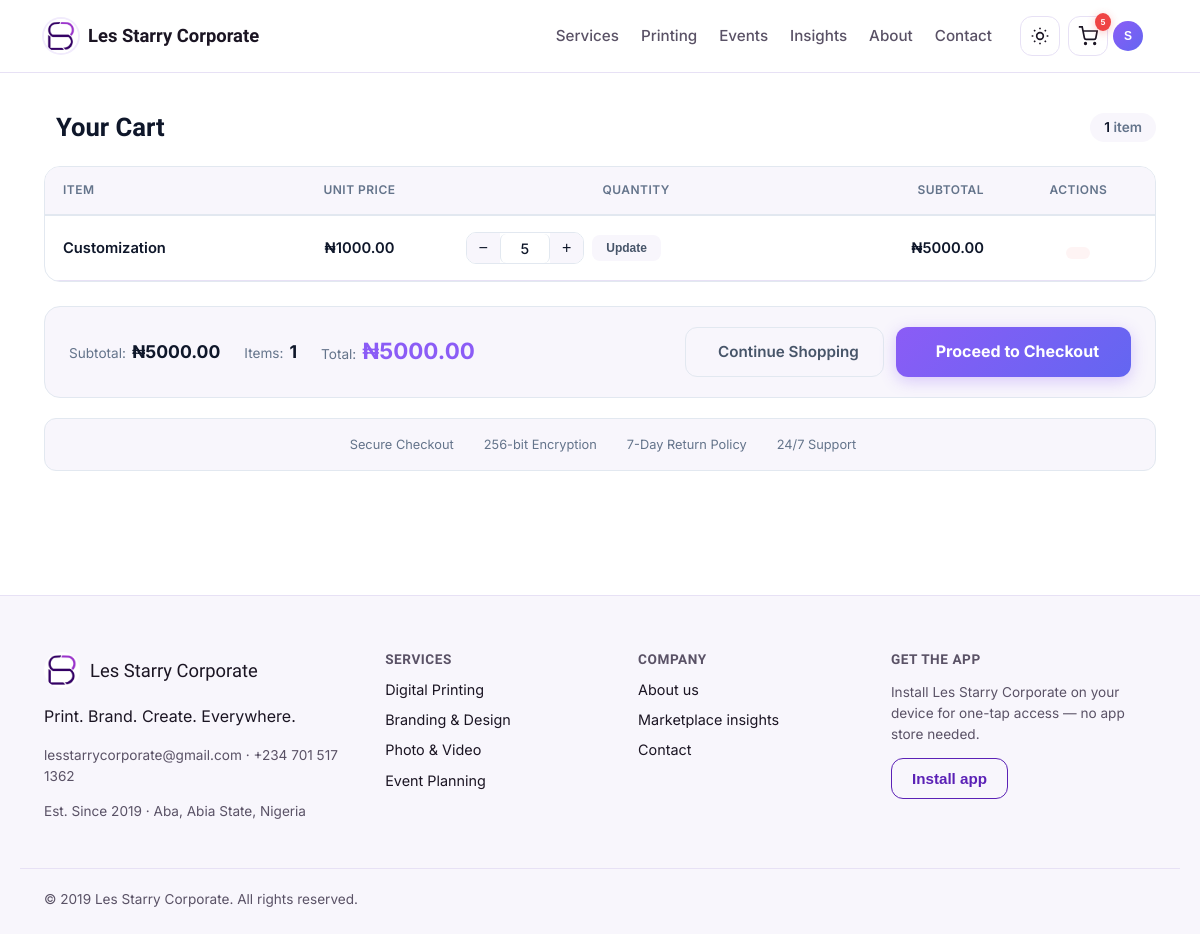
The page /cart/ (signed in) on the database its author committed.
### app/models.py (models this page shows, shortened)
class User(UserMixin, db.Model):
    __tablename__ = "users"
    id = db.Column(db.Integer, primary_key=True)
    full_name = db.Column(db.String(120), nullable=False)
    email = db.Column(db.String(150), unique=True, nullable=False, index=True)
    phone = db.Column(db.String(30))
    password_hash = db.Column(db.String(255), nullable=False)
    is_admin = db.Column(db.Boolean, default=False)
    preferred_theme = db.Column(db.String(20), default="light")
    preferred_currency = db.Column(db.String(10), default="NGN")
    address = db.Column(db.String(255), nullable=True)
    last_login = db.Column(db.DateTime, nullable=True)
    created_at = db.Column(db.DateTime, default=datetime.utcnow)
    updated_at = db.Column(db.DateTime, default=datetime.utcnow, onupdate=datetime.utcnow)
    bookings = db.relationship(
        "Booking",
        foreign_keys="Booking.user_id",
        back_populates="customer",
        lazy=True
    )
    orders = db.relationship("Order", back_populates="customer", lazy=True)
    cart_items = db.relationship("CartItem", back_populates="owner", lazy=True, cascade="all, delete-orphan")
    reviews = db.relationship("Review", back_populates="author", lazy=True)
    assigned_bookings = db.relationship(
        "Booking",
        foreign_keys="Booking.assigned_staff_id",
        back_populates="assigned_staff",
        lazy=True
    )
    wishlist_items = db.relationship("Wishlist", back_populates="user", lazy=True, cascade="all, delete-orphan")
    notifications = db.relationship("Notification", back_populates="user", lazy=True, cascade="all, delete-orphan")
    activities = db.relationship("ActivityLog", back_populates="user", lazy=True, cascade="all, delete-orphan")

class CartItem(db.Model):
    __tablename__ = "cart_items"
    id = db.Column(db.Integer, primary_key=True)
    user_id = db.Column(db.Integer, db.ForeignKey("users.id"), nullable=False)
    service_id = db.Column(db.Integer, db.ForeignKey("services.id"), nullable=False)
    quantity = db.Column(db.Integer, default=1)
    customization_notes = db.Column(db.Text)
    options = db.Column(db.Text, nullable=True)
    added_at = db.Column(db.DateTime, default=datetime.utcnow)
    updated_at = db.Column(db.DateTime, default=datetime.utcnow, onupdate=datetime.utcnow)
    service = db.relationship("Service")
    owner = db.relationship("User", back_populates="cart_items")
    @property
    def subtotal(self):
        return round(self.service.price * self.quantity, 2)

class Service(db.Model):
    __tablename__ = "services"
    id = db.Column(db.Integer, primary_key=True)
    category_id = db.Column(db.Integer, db.ForeignKey("service_categories.id"), nullable=False)
    name = db.Column(db.String(150), nullable=False)
    slug = db.Column(db.String(150), unique=True, nullable=False)
    short_description = db.Column(db.String(255))
    description = db.Column(db.Text)
    image = db.Column(db.String(255), default="img/placeholder-service.jpg")
    additional_images = db.Column(db.Text, nullable=True)
    price = db.Column(db.Float, nullable=False, default=0.0)
    unit = db.Column(db.String(50), default="item")
    compare_at_price = db.Column(db.Float, nullable=True)
    is_on_sale = db.Column(db.Boolean, default=False)
    sale_start_date = db.Column(db.DateTime, nullable=True)
    sale_end_date = db.Column(db.DateTime, nullable=True)
    estimated_delivery_days = db.Column(db.Integer, default=3)
    has_express_option = db.Column(db.Boolean, default=False)
    express_price_multiplier = db.Column(db.Float, default=1.5)
    is_bookable = db.Column(db.Boolean, default=False)
    is_purchasable = db.Column(db.Boolean, default=True)
    is_featured = db.Column(db.Boolean, default=False)
    is_active = db.Column(db.Boolean, default=True)
    stock_quantity = db.Column(db.Integer, default=0)
    low_stock_threshold = db.Column(db.Integer, default=5)
    track_inventory = db.Column(db.Boolean, default=False)
    meta_title = db.Column(db.String(100), nullable=True)
    meta_description = db.Column(db.String(200), nullable=True)
    created_at = db.Column(db.DateTime, default=datetime.utcnow)
    updated_at = db.Column(db.DateTime, default=datetime.utcnow, onupdate=datetime.utcnow)
    category = db.relationship("ServiceCategory", back_populates="services")
    bookings = db.relationship("Booking", back_populates="service", lazy=True)
    reviews = db.relationship("Review", back_populates="service", lazy=True)
    order_items = db.relationship("OrderItem", back_populates="service", lazy=True)
    wishlist_entries = db.relationship("Wishlist", back_populates="service", lazy=True, cascade="all, delete-orphan")

### app/blueprints/cart/routes.py (the view)
@cart_bp.route("/")
@login_required
def view_cart():
    try:
        items = CartItem.query.filter_by(user_id=current_user.id).all()
        total = sum(item.subtotal for item in items)
        item_count = sum(item.quantity for item in items)
        return render_template(
            "cart/view.html",
            items=items,
            total=total,
            item_count=item_count
        )
    except Exception as e:
        logger.error(f"Error viewing cart: {e}")
        flash("Unable to load your cart. Please try again.", "error")
        return redirect(url_for('catalog.list_services'))

### app/templates/cart/view.html (shortened to what this page needs)
{% extends "base.html" %}
{% block content %}
<section class="cart-page">
  <div class="container">
    <div class="cart-header">
      <h1>
        Your Cart
      </h1>
      <div class="cart-count-badge">
        <span class="count-number" id="cartItemCount">{{ items|length }}</span>
        item{{ 's' if items|length != 1 }}
      </div>
    </div>
    {% if items %}
    <div class="responsive-table">
      <table class="cart-table">
        <thead>
          <tr>
            <th>Item</th>
            <th style="text-align: center;">Unit Price</th>
            <th style="text-align: center;">Quantity</th>
            <th style="text-align: right;">Subtotal</th>
            <th style="text-align: center;">Actions</th>
          </tr>
        </thead>
        <tbody id="cartBody">
          {% for item in items %}
          <tr class="cart-row" data-item-id="{{ item.id }}" style="animation-delay: {{ loop.index * 0.05 }}s;">
            <td>
              <span class="item-name">{{ item.service.name }}</span>
            </td>
            <td style="text-align: center;" class="item-price">{{ currency }}{{ "%.2f"|format(item.service.price) }}</td>
            <td style="text-align: center;">
              <form class="qty-form" data-item-id="{{ item.id }}" data-action="{{ url_for('cart.update_item', item_id=item.id) }}">
                <div class="qty-input-group">
                  <button type="button" class="qty-btn qty-minus" data-item-id="{{ item.id }}">−</button>
                  <input type="number" name="quantity" value="{{ item.quantity }}" min="0" data-item-id="{{ item.id }}">
                  <button type="button" class="qty-btn qty-plus" data-item-id="{{ item.id }}">+</button>
                </div>
                <button type="submit" class="btn-update" data-item-id="{{ item.id }}">
                  <span class="btn-text">Update</span>
                </button>
              </form>
            </td>
            <td style="text-align: right; font-weight: 600;" class="item-subtotal" data-item-id="{{ item.id }}">
              {{ currency }}{{ "%.2f"|format(item.subtotal) }}
            </td>
            <td style="text-align: center;">
              <button class="btn-remove" data-item-id="{{ item.id }}" data-action="{{ url_for('cart.remove_item', item_id=item.id) }}">
              </button>
            </td>
          </tr>
          {% endfor %}
        </tbody>
      </table>
    </div>
    <div class="cart-summary" id="cartSummary">
      <div class="summary-left">
        <div class="summary-item">
          <span class="label">Subtotal:</span>
          <span class="value" id="cartSubtotal">{{ currency }}{{ "%.2f"|format(total) }}</span>
        </div>
        <div class="summary-item">
          <span class="label">Items:</span>
          <span class="value" id="cartTotalItems">{{ items|length }}</span>
        </div>
        <div class="summary-item">
          <span class="label">Total:</span>
          <span class="value total" id="cartTotal">{{ currency }}{{ "%.2f"|format(total) }}</span>
        </div>
      </div>
      <div class="summary-right">
        <a href="{{ url_for('catalog.list_services') }}" class="btn-continue-shopping">
           Continue Shopping
        </a>
        <a href="{{ url_for('cart.checkout') }}" class="btn-checkout" id="checkoutBtn">
           Proceed to Checkout
        </a>
      </div>
    </div>
    <div style="display: flex; justify-content: center; gap: 24px; margin-top: 20px; flex-wrap: wrap; padding: 16px; background: var(--bg-elevated, #f8fafc); border-radius: 12px; border: 1px solid var(--border-color, #e2e8f0);">
      <span style="display: flex; align-items: center; gap: 6px; font-size: 0.8rem; color: #64748b;">
         Secure Checkout
      </span>
      <span style="display: flex; align-items: center; gap: 6px; font-size: 0.8rem; color: #64748b;">
         256-bit Encryption
      </span>
      <span style="display: flex; align-items: center; gap: 6px; font-size: 0.8rem; color: #64748b;">
         7-Day Return Policy
      </span>
      <span style="display: flex; align-items: center; gap: 6px; font-size: 0.8rem; color: #64748b;">
         24/7 Support
      </span>
    </div>
    {% endif %}
  </div>
</section>
{% endblock %}

### app/templates/base.html (shortened to what this page needs)
<!DOCTYPE html>
<html lang="en" data-theme="light">
<head>
<link rel="stylesheet" href="{{ url_for('static', filename='css/style.css') }}">
</head>
<body>
<header class="site-header">
  <div class="container header-inner">
    <a href="{{ url_for('main.index') }}" class="brand">
      <span class="brand-mark" aria-hidden="true">
        <img src="{{ url_for('static', filename='img/brand/logo-mark.png') }}" alt="" width="34" height="34">
      </span>
      <span class="brand-name">{{ company_name }}</span>
    </a>
    <nav class="main-nav" aria-label="Primary">
      <a href="{{ url_for('catalog.list_services') }}">Services</a>
      <a href="{{ url_for('catalog.list_services') }}?category=printing">Printing</a>
      <a href="{{ url_for('catalog.list_services') }}?category=events">Events</a>
      <a href="{{ url_for('main.marketplace_insights') }}">Insights</a>
      <a href="{{ url_for('main.about') }}">About</a>
      <a href="{{ url_for('main.contact') }}">Contact</a>
    </nav>
    <div class="header-actions">
      <button id="theme-toggle" class="icon-btn" aria-label="Toggle dark mode" title="Toggle light/dark mode">
        <svg class="icon-sun" width="20" height="20" viewBox="0 0 24 24" fill="none" stroke="currentColor" stroke-width="2"><circle cx="12" cy="12" r="4"/><path d="M12 2v2M12 20v2M4.9 4.9l1.4 1.4M17.7 17.7l1.4 1.4M2 12h2M20 12h2M4.9 19.1l1.4-1.4M17.7 6.3l1.4-1.4"/></svg>
      </button>
      <a href="{{ url_for('cart.view_cart') }}" class="icon-btn cart-link" aria-label="View cart" id="cartLink">
        <svg width="20" height="20" viewBox="0 0 24 24" fill="none" stroke="currentColor" stroke-width="2"><circle cx="9" cy="21" r="1"/><circle cx="20" cy="21" r="1"/><path d="M1 1h4l2.7 13.4a2 2 0 002 1.6h9.7a2 2 0 002-1.6L23 6H6"/></svg>
        {% if current_user.is_authenticated and cart_count and cart_count > 0 %}
        <span class="badge cart-badge" id="cartBadge">{{ cart_count }}</span>
        {% elif current_user.is_authenticated %}
        <span class="badge cart-badge" id="cartBadge" style="display: none;">0</span>
        {% endif %}
      </a>
      {% if current_user.is_authenticated %}
      <div class="user-menu" id="userMenu">
        <button class="icon-btn user-btn" id="userMenuBtn" aria-haspopup="true" aria-expanded="false" aria-label="User menu">
          <span class="user-avatar">{{ current_user.full_name[0]|upper }}</span>
        </button>
      </div>
      {% else %}
      <a href="{{ url_for('auth.login') }}" class="btn btn-ghost btn-sm">Log in</a>
      <a href="{{ url_for('auth.register') }}" class="btn btn-primary btn-sm">Sign up</a>
      {% endif %}
    </div>
  </div>
</header>
<main id="main-content">
  {% block content %}{% endblock %}
</main>
<footer class="site-footer">
  <div class="container footer-grid">
    <div class="footer-brand">
      <div class="footer-brand-mark">
        <img src="{{ url_for('static', filename='img/brand/logo-mark.png') }}" alt="{{ company_name }} logo" width="36" height="36">
        <span class="brand-name">{{ company_name }}</span>
      </div>
      <p>{{ company_tagline }}</p>
      <p class="footer-meta">{{ company_email }} · {{ company_phone }}</p>
      <p class="footer-meta">Est. {{ company_founded }} · Aba, Abia State, Nigeria</p>
    </div>
    <div class="footer-col">
      <h4>Services</h4>
      <a href="{{ url_for('catalog.list_services') }}?category=printing">Digital Printing</a>
      <a href="{{ url_for('catalog.list_services') }}?category=branding">Branding &amp; Design</a>
      <a href="{{ url_for('catalog.list_services') }}?category=photo-video">Photo &amp; Video</a>
      <a href="{{ url_for('catalog.list_services') }}?category=events">Event Planning</a>
    </div>
    <div class="footer-col">
      <h4>Company</h4>
      <a href="{{ url_for('main.about') }}">About us</a>
      <a href="{{ url_for('main.marketplace_insights') }}">Marketplace insights</a>
      <a href="{{ url_for('main.contact') }}">Contact</a>
    </div>
    <div class="footer-col">
      <h4>Get the app</h4>
      <p class="footer-meta">Install {{ company_name }} on your device for one-tap access — no app store needed.</p>
      <button id="install-btn" class="btn btn-outline" hidden>Install app</button>
    </div>
  </div>
  <div class="container footer-bottom">
    <span>&copy; {{ company_founded.split()[-1] if company_founded else '2026' }} {{ company_name }}. All rights reserved.</span>
  </div>
</footer>
</body>
</html>

### rows shown on the page
User: full_name "S"
CartItem: service.name "Customization", currency "₦", quantity "5"
Service: service.price "1000.00", subtotal "5000.00"

### other values the page prints
{{ company_name }} "Les Starry Corporate"
{{ cart_count }} "5"
{{ items|length }} "1"
{{ currency }} "₦"
{{ "%.2f"|format(total) }} "5000.00"
{{ company_tagline }} "Print. Brand. Create. Everywhere."
{{ company_email }} "lesstarrycorporate@gmail.com"
{{ company_phone }} "+234 701 517 1362"
{{ company_founded }} "Since 2019"
{{ company_founded.split()[-1] if company_founded else '2026' }} "2019"
